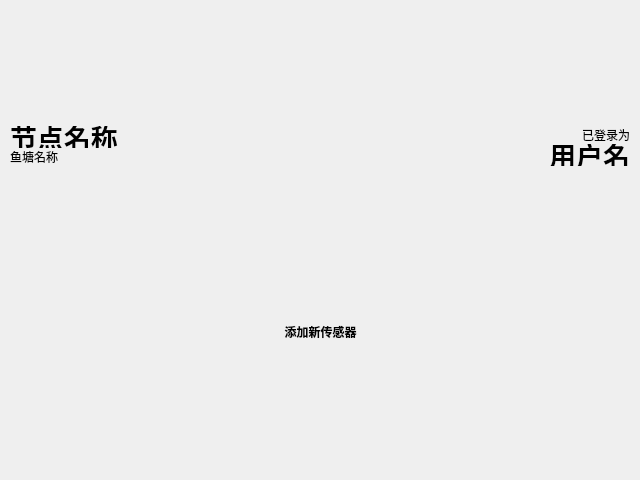
<?xml version="1.0" encoding="UTF-8"?>
<ui version="4.0">
 <class>Dashboard</class>
 <widget class="QWidget" name="Dashboard">
  <property name="geometry">
   <rect>
    <x>0</x>
    <y>0</y>
    <width>640</width>
    <height>480</height>
   </rect>
  </property>
  <property name="windowTitle">
   <string>仪表盘</string>
  </property>
  <layout class="QVBoxLayout" name="root">
   <property name="spacing">
    <number>10</number>
   </property>
   <property name="leftMargin">
    <number>0</number>
   </property>
   <property name="topMargin">
    <number>0</number>
   </property>
   <property name="rightMargin">
    <number>0</number>
   </property>
   <property name="bottomMargin">
    <number>0</number>
   </property>
   <item>
    <widget class="QWidget" name="header" native="true">
     <property name="minimumSize">
      <size>
       <width>0</width>
       <height>60</height>
      </size>
     </property>
     <property name="maximumSize">
      <size>
       <width>16777215</width>
       <height>60</height>
      </size>
     </property>
     <layout class="QHBoxLayout" name="horizontalLayout">
      <property name="spacing">
       <number>10</number>
      </property>
      <property name="leftMargin">
       <number>0</number>
      </property>
      <property name="topMargin">
       <number>0</number>
      </property>
      <property name="rightMargin">
       <number>0</number>
      </property>
      <property name="bottomMargin">
       <number>0</number>
      </property>
      <item>
       <layout class="QVBoxLayout" name="profile">
        <property name="spacing">
         <number>0</number>
        </property>
        <property name="leftMargin">
         <number>10</number>
        </property>
        <property name="topMargin">
         <number>10</number>
        </property>
        <property name="rightMargin">
         <number>10</number>
        </property>
        <property name="bottomMargin">
         <number>10</number>
        </property>
        <item>
         <widget class="QLabel" name="node_name">
          <property name="font">
           <font>
            <pointsize>20</pointsize>
            <weight>75</weight>
            <bold>true</bold>
           </font>
          </property>
          <property name="text">
           <string>节点名称</string>
          </property>
         </widget>
        </item>
        <item>
         <widget class="QLabel" name="pond_name">
          <property name="text">
           <string>鱼塘名称</string>
          </property>
         </widget>
        </item>
       </layout>
      </item>
      <item>
       <spacer name="header_spacer">
        <property name="orientation">
         <enum>Qt::Horizontal</enum>
        </property>
        <property name="sizeHint" stdset="0">
         <size>
          <width>40</width>
          <height>20</height>
         </size>
        </property>
       </spacer>
      </item>
      <item>
       <layout class="QVBoxLayout" name="user">
        <property name="spacing">
         <number>0</number>
        </property>
        <property name="leftMargin">
         <number>10</number>
        </property>
        <property name="topMargin">
         <number>10</number>
        </property>
        <property name="rightMargin">
         <number>10</number>
        </property>
        <property name="bottomMargin">
         <number>10</number>
        </property>
        <item>
         <widget class="QLabel" name="logged">
          <property name="text">
           <string>已登录为</string>
          </property>
          <property name="alignment">
           <set>Qt::AlignRight|Qt::AlignTrailing|Qt::AlignVCenter</set>
          </property>
         </widget>
        </item>
        <item>
         <widget class="QLabel" name="username">
          <property name="font">
           <font>
            <pointsize>20</pointsize>
            <weight>75</weight>
            <bold>true</bold>
           </font>
          </property>
          <property name="text">
           <string>用户名</string>
          </property>
          <property name="alignment">
           <set>Qt::AlignRight|Qt::AlignTrailing|Qt::AlignVCenter</set>
          </property>
         </widget>
        </item>
       </layout>
      </item>
     </layout>
    </widget>
   </item>
   <item>
    <layout class="QVBoxLayout" name="context">
     <property name="spacing">
      <number>10</number>
     </property>
     <property name="leftMargin">
      <number>10</number>
     </property>
     <property name="topMargin">
      <number>10</number>
     </property>
     <property name="rightMargin">
      <number>10</number>
     </property>
     <property name="bottomMargin">
      <number>10</number>
     </property>
     <item>
      <widget class="QWidget" name="new_senser_area" native="true">
       <property name="minimumSize">
        <size>
         <width>0</width>
         <height>40</height>
        </size>
       </property>
       <property name="maximumSize">
        <size>
         <width>16777215</width>
         <height>40</height>
        </size>
       </property>
       <layout class="QHBoxLayout" name="add">
        <property name="spacing">
         <number>10</number>
        </property>
        <item>
         <spacer name="ns_left">
          <property name="orientation">
           <enum>Qt::Horizontal</enum>
          </property>
          <property name="sizeHint" stdset="0">
           <size>
            <width>40</width>
            <height>20</height>
           </size>
          </property>
         </spacer>
        </item>
        <item>
         <widget class="QPushButton" name="new_senser">
          <property name="font">
           <font>
            <weight>75</weight>
            <bold>true</bold>
           </font>
          </property>
          <property name="text">
           <string>添加新传感器</string>
          </property>
          <property name="flat">
           <bool>true</bool>
          </property>
         </widget>
        </item>
        <item>
         <spacer name="ns_right">
          <property name="orientation">
           <enum>Qt::Horizontal</enum>
          </property>
          <property name="sizeHint" stdset="0">
           <size>
            <width>40</width>
            <height>20</height>
           </size>
          </property>
         </spacer>
        </item>
       </layout>
      </widget>
     </item>
    </layout>
   </item>
  </layout>
 </widget>
 <resources/>
 <connections/>
</ui>
